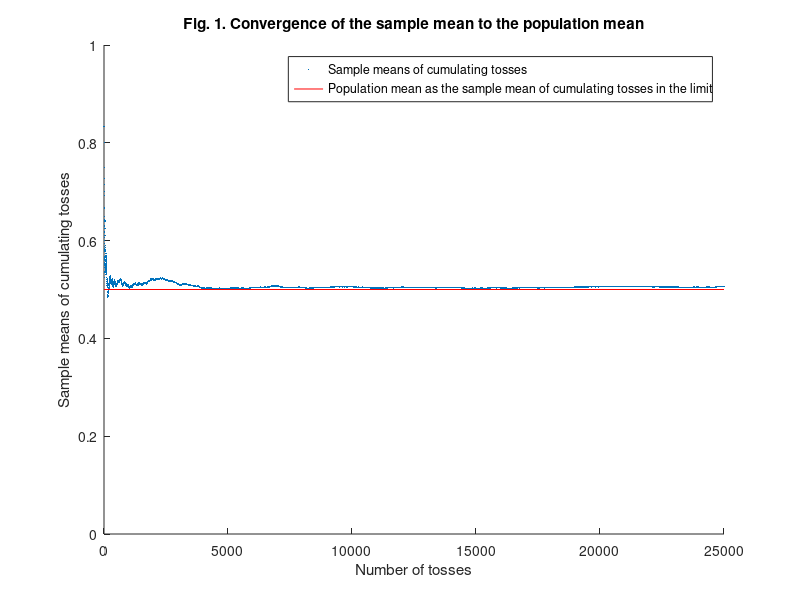
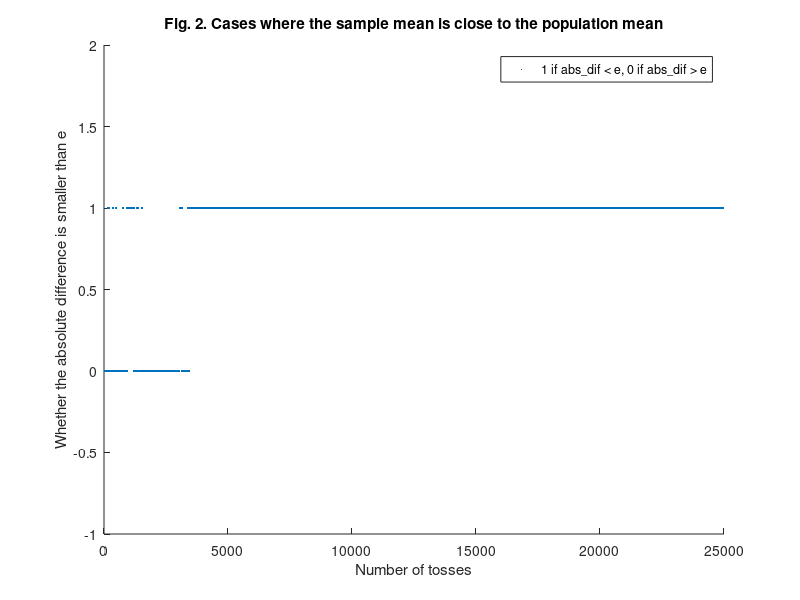
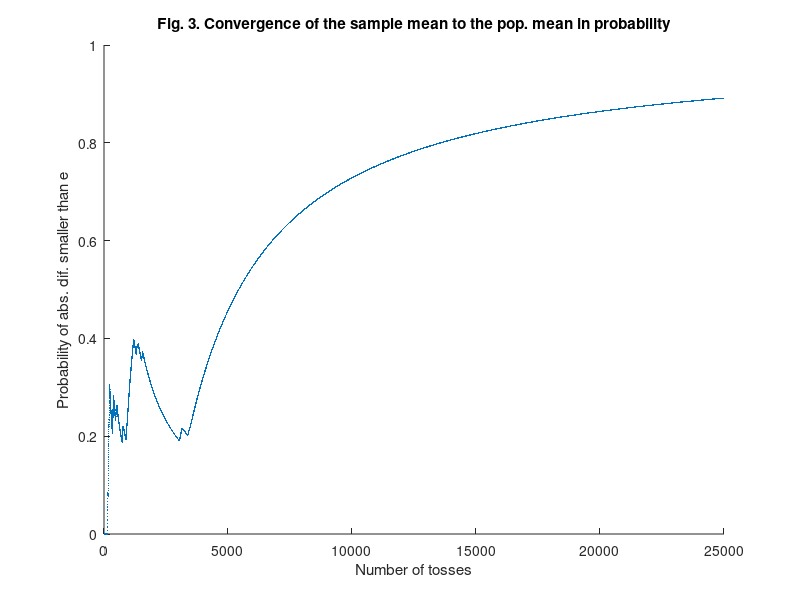

Recreate these plots in MATLAB, in order.
% Exercise - Understanding the LLN using coin toss simulation

%% 1. Aim of the exercise
% Understanding the law of large numbers using coin toss simulation. 

%% 2. Theory
% Refer to the accompanying PDF file for the theory.

%% 3. Convergence of the sample mean of coin tosses to the population mean

% 3.1. Clear the memory
clear;

% 3.2. Set the number of tosses
N_tosses = 25000; % What would happen if you increase this number? 

% 3.3. Create a sequence of tosses
sequence_of_tosses = random('Binomial',1,0.5,[N_tosses,1]);

% 3.4. Preallocate a matrix
mean_sample = NaN(N_tosses,1); 

% 3.5. Create the sequence of sample means
for i = 1:N_tosses
    mean_sample(i,1) = mean(sequence_of_tosses(1:i,1));
end

% 3.6. Define the population mean
mean_population = 0.5; 

% 3.7. Plot the sample mean and the population mean against the number 
% of tosses
figure
hold on
scatter(1:N_tosses,mean_sample,0.001,'Marker','.')
ylim([0 1]) % Set the range of y axis. 
line([0,N_tosses],[mean_population,mean_population],'Color','red') 
title('Fig. 1. Convergence of the sample mean to the population mean')
legend('Sample means of cumulating tosses',['Population mean ' ...
    'as the sample mean of cumulating tosses in the limit'])
% Or, probability of heads if 1 represents heads. 
ylabel('Sample means of cumulating tosses') 
xlabel('Number of tosses')
hold off

%% 4. Indicator of whether the absolute difference is small enough

% 4.1. Define the absolute difference and the tolerance parameter
abs_dif = abs(mean_sample-mean_population);
e = 0.01;

% 4.2. Create the indicator
abs_dif_smaller_than_e_dummy = abs_dif < e;

% 4.3. Plot the indicator against the number of tosses
figure
hold on
scatter(1:N_tosses,abs_dif_smaller_than_e_dummy,0.001,'Marker','.')
ylim([-1 2]) 
title(['Fig. 2. Cases where the sample mean is close to ' ...
    'the population mean'])
legend('1 if abs\_dif < e, 0 if abs\_dif > e')
ylabel('Whether the absolute difference is smaller than e') 
xlabel('Number of tosses')
hold off

%% 5. Convergence of the sample mean to the population mean in probability

% 5.1. Preallocate the matrix for storing probabilities
prob_of_abs_dif_smaller_than_e = NaN(N_tosses,1);

% 5.2. Probability that the absolute difference is small enough
for i = 1:N_tosses
    prob_of_abs_dif_smaller_than_e(i,1) = mean( ...
        abs_dif_smaller_than_e_dummy(1:i,1)); 
end

% 5.3. Plot the probability that the absolute difference is small enough
figure 
hold on
scatter(1:N_tosses,prob_of_abs_dif_smaller_than_e,0.001,'Marker','.')
ylim([0 1]) 
title(['Fig. 3. Convergence of the sample mean to the pop. mean ' ...
    'in probability'])
ylabel('Probability of abs. dif. smaller than e') 
xlabel('Number of tosses')
hold off
